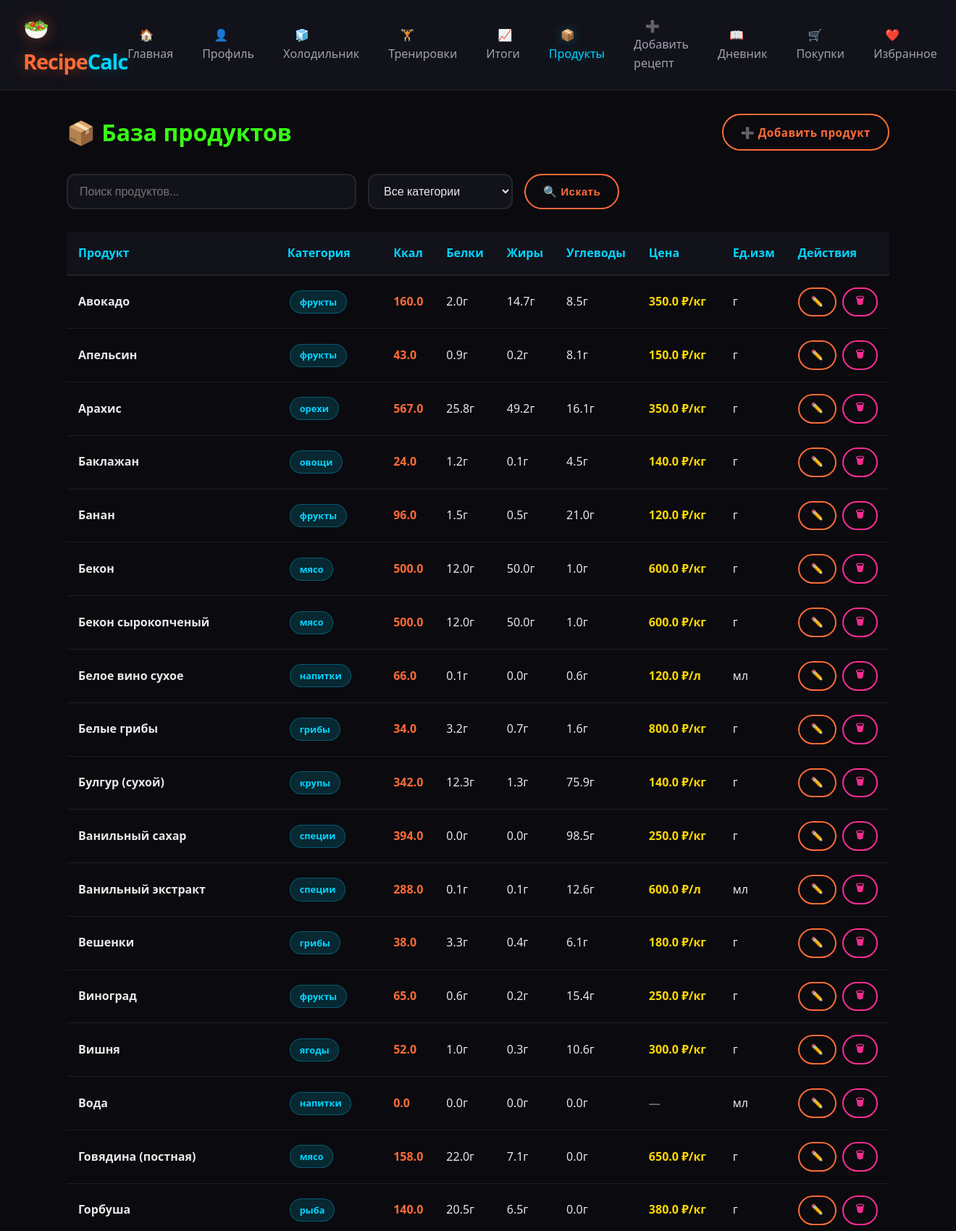
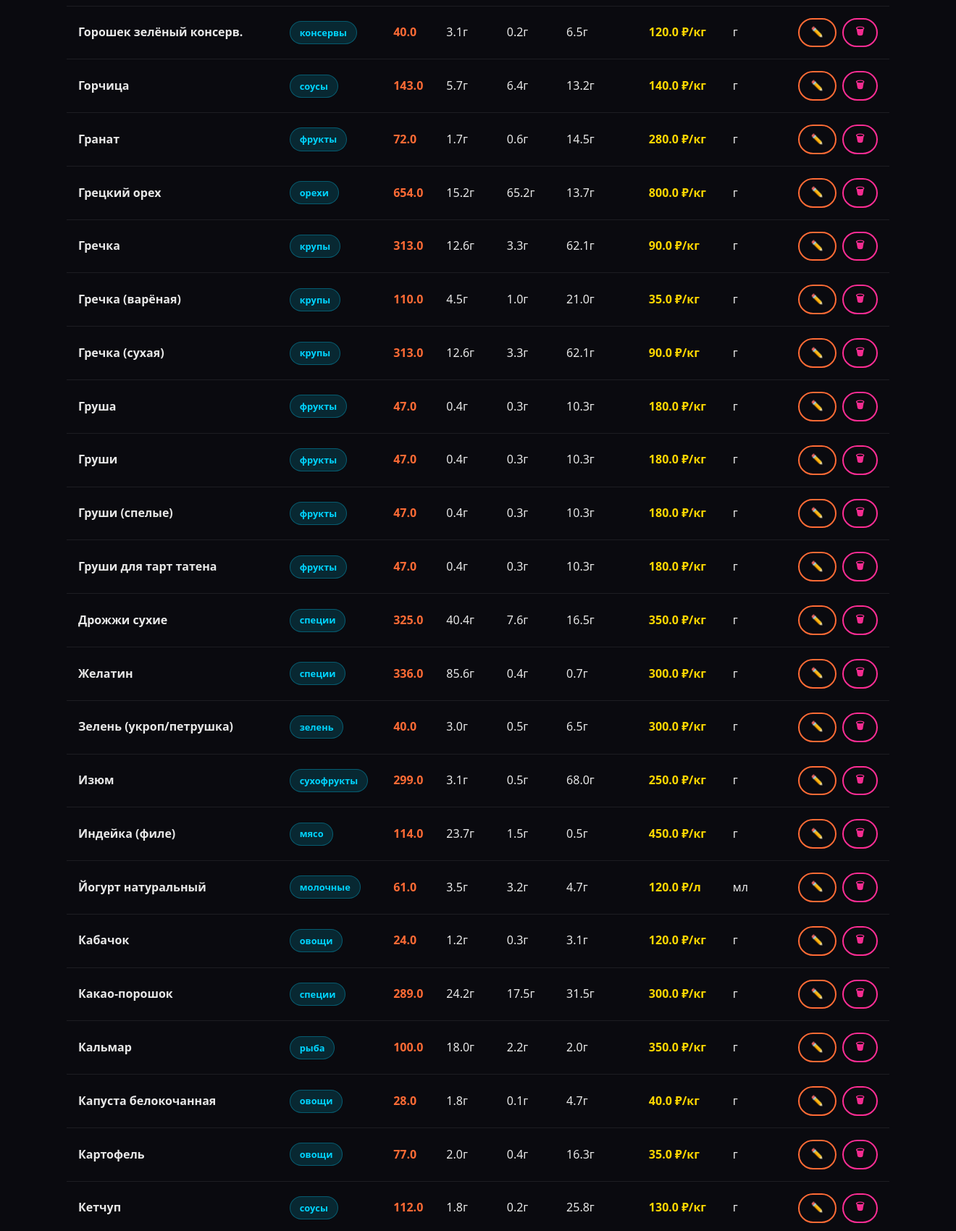
Screenshot of /products/ (upper part) with the database file from the repository (2 pictures, top to bottom).
### models.py (models this page shows, shortened)
class Product(db.Model):
    id = db.Column(db.Integer, primary_key=True)
    name = db.Column(db.String(200), nullable=False, unique=True)
    calories = db.Column(db.Float, default=0.0)
    proteins = db.Column(db.Float, default=0.0)
    fats = db.Column(db.Float, default=0.0)
    carbs = db.Column(db.Float, default=0.0)
    category = db.Column(db.String(100), default='')
    image = db.Column(db.String(300), default='')
    default_unit = db.Column(db.String(20), default='г')
    price = db.Column(db.Float, default=0.0)           # Цена
    price_unit = db.Column(db.String(20), default='кг') # ← НОВОЕ: за что цена (кг, шт, л, 100г)
    created_at = db.Column(db.DateTime, default=datetime.utcnow)

### routes/products.py (the view)
@products_bp.route('/')
def product_list():
    search_query = request.args.get('q', '')
    category_filter = request.args.get('category', '')
    query = Product.query
    if search_query:
        search_lower = search_query.lower()
        all_products = Product.query.all()
        products = [p for p in all_products if search_lower in p.name.lower()]
        if category_filter:
            products = [p for p in products if p.category == category_filter]
        products = sorted(products, key=lambda p: p.name)
    else:
        query = query.filter(Product.category == category_filter) if category_filter else query
        products = query.order_by(Product.name).all()
    categories = [row[0] for row in Product.query.with_entities(Product.category).distinct().all() if row[0]]
    return render_template('products.html',
                           products=products,
                           query=search_query,
                           categories=sorted(categories),
                           category_filter=category_filter,
                           format_price=format_price)

### templates/products.html (shortened to what this page needs)
{% extends "base.html" %}
{% block content %}
<div class="d-flex justify-content-between align-items-center mb-4">
    <h1 style="color: var(--neon-green);">📦 База продуктов</h1>
    <a href="{{ url_for('products.add_product') }}" class="btn btn-primary">
        ➕ Добавить продукт
    </a>
</div>
<div class="d-flex gap-3 mb-4 flex-wrap" style="position: relative;">
    <form action="{{ url_for('products.product_list') }}" method="GET" class="d-flex gap-2 flex-wrap" style="flex:1;">
        <input type="text" name="q" id="productSearchInput" class="form-control" placeholder="Поиск продуктов..."
               value="{{ query }}" style="max-width:400px;" autocomplete="off">
        <select name="category" class="form-control" style="max-width:200px;">
            <option value="">Все категории</option>
        </select>
        <button type="submit" class="btn btn-primary">🔍 Искать</button>
    </form>
</div>
<div class="table-container">
    <table>
        <thead>
            <tr>
                <th>Продукт</th>
                <th>Категория</th>
                <th>Ккал</th>
                <th>Белки</th>
                <th>Жиры</th>
                <th>Углеводы</th>
                <th>Цена</th>
                <th>Ед.изм</th>
                <th>Действия</th>
            </tr>
        </thead>
        <tbody>
            {% if products %}
                {% for product in products %}
                <tr>
                    <td>
                        <strong>{{ product.name }}</strong>
                    </td>
                    <td>
                        {% if product.category %}
                        <span class="badge badge-primary">{{ product.category }}</span>
                        {% endif %}
                    </td>
                    <td style="color: var(--neon-orange); font-weight:600;">{{ product.calories }}</td>
                    <td>{{ product.proteins }}г</td>
                    <td>{{ product.fats }}г</td>
                    <td>{{ product.carbs }}г</td>
                    <td style="color: #ffd700; font-weight:600;">
                        {% if product.price and product.price > 0 %}
                            {{ product.price }} ₽/{{ product.price_unit or 'кг' }}
                        {% else %}
                            <span style="color: var(--text-muted);">—</span>
                        {% endif %}
                    </td>
                    <td>{{ product.default_unit }}</td>
                    <td>
                        <div class="d-flex gap-1">
                            <a href="{{ url_for('products.edit_product', product_id=product.id) }}"
                               class="btn btn-primary btn-sm">✏️</a>
                            <form action="{{ url_for('products.delete_product', product_id=product.id) }}"
                                  method="POST" data-confirm="Удалить продукт «{{ product.name }}»?"
                                  style="display:inline;">
                                <button type="submit" class="btn btn-danger btn-sm">🗑</button>
                            </form>
                        </div>
                    </td>
                </tr>
                {% endfor %}
            {% endif %}
        </tbody>
    </table>
</div>
{% endblock %}

### static/css/style.css (style rules this page uses)
:root { --bg-primary: #0a0a0f; --bg-secondary: #12121a; --bg-card: #1a1a24; --bg-card-hover: #222230; --neon-orange: #ff6b35; --neon-orange-glow: rgba(255, 107, 53, 0.4); --neon-green: #39ff14; --neon-green-glow: rgba(57, 255, 20, 0.3); --neon-blue: #00d4ff; --neon-blue-glow: rgba(0, 212, 255, 0.3); --neon-pink: #ff2d95; --neon-pink-glow: rgba(255, 45, 149, 0.3); --neon-yellow: #ffd700; --text-primary: #e8e8e8; --text-secondary: #a0a0b0; --text-muted: #6a6a7a; --border-color: rgba(255, 255, 255, 0.08); --success: #39ff14; --warning: #ffd700; --danger: #ff2d95; --radius-sm: 8px; --radius-md: 12px; --radius-lg: 20px; --radius-xl: 28px; --transition: all 0.3s cubic-bezier(0.4, 0, 0.2, 1); }
* { margin: 0; padding: 0; box-sizing: border-box; }
body { font-family: 'Segoe UI', system-ui, -apple-system, sans-serif; background: var(--bg-primary); color: var(--text-primary); line-height: 1.6; min-height: 100vh; }
.btn { display: inline-block; padding: 0.7rem 1.5rem; border: 2px solid transparent; border-radius: var(--radius-xl); font-weight: 600; text-decoration: none; cursor: pointer; transition: var(--transition); font-size: 0.95rem; letter-spacing: 0.5px; }
.btn-primary { background: transparent; border-color: var(--neon-orange); color: var(--neon-orange); }
.btn-danger { background: transparent; border-color: var(--danger); color: var(--danger); }
.btn-sm { padding: 0.4rem 1rem; font-size: 0.85rem; }
.form-control { width: 100%; padding: 0.8rem 1rem; background: var(--bg-secondary); border: 2px solid var(--border-color); border-radius: var(--radius-md); color: var(--text-primary); font-size: 1rem; transition: var(--transition); }
select.form-control { cursor: pointer; }
.badge { display: inline-block; padding: 0.3rem 0.8rem; border-radius: 20px; font-size: 0.8rem; font-weight: 600; margin: 0.2rem; }
.badge-primary { background: rgba(0, 212, 255, 0.15); color: var(--neon-blue); border: 1px solid rgba(0, 212, 255, 0.3); }
.table-container { overflow-x: auto; }
table { width: 100%; border-collapse: collapse; }
th { background: var(--bg-secondary); padding: 1rem; text-align: left; font-weight: 700; color: var(--neon-blue); border-bottom: 2px solid var(--border-color); }
td { padding: 1rem; border-bottom: 1px solid var(--border-color); }
.mb-4 { margin-bottom: 2rem; }
.d-flex { display: flex; }
.align-items-center { align-items: center; }
.justify-content-between { justify-content: space-between; }
.gap-1 { gap: 0.5rem; }
.gap-2 { gap: 1rem; }
.gap-3 { gap: 1.5rem; }
.flex-wrap { flex-wrap: wrap; }

### rows the page displays
Product: name "Авокадо", category "фрукты", calories "160.0", proteins "2.0", fats "14.7", carbs "8.5", price "350.0", price_unit "кг", default_unit "г"
Product: name "Апельсин", category "фрукты", calories "43.0", proteins "0.9", fats "0.2", carbs "8.1", price "150.0", price_unit "кг", default_unit "г"
Product: name "Арахис", category "орехи", calories "567.0", proteins "25.8", fats "49.2", carbs "16.1", price "350.0", price_unit "кг", default_unit "г"
Product: name "Баклажан", category "овощи", calories "24.0", proteins "1.2", fats "0.1", carbs "4.5", price "140.0", price_unit "кг", default_unit "г"
Product: name "Банан", category "фрукты", calories "96.0", proteins "1.5", fats "0.5", carbs "21.0", price "120.0", price_unit "кг", default_unit "г"
Product: name "Бекон", category "мясо", calories "500.0", proteins "12.0", fats "50.0", carbs "1.0", price "600.0", price_unit "кг", default_unit "г"
Product: name "Бекон сырокопченый", category "мясо", calories "500.0", proteins "12.0", fats "50.0", carbs "1.0", price "600.0", price_unit "кг", default_unit "г"
Product: name "Белое вино сухое", category "напитки", calories "66.0", proteins "0.1", fats "0.0", carbs "0.6", price "120.0", price_unit "л", default_unit "мл"
Product: name "Белые грибы", category "грибы", calories "34.0", proteins "3.2", fats "0.7", carbs "1.6", price "800.0", price_unit "кг", default_unit "г"
Product: name "Булгур (сухой)", category "крупы", calories "342.0", proteins "12.3", fats "1.3", carbs "75.9", price "140.0", price_unit "кг", default_unit "г"
Product: name "Ванильный сахар", category "специи", calories "394.0", proteins "0.0", fats "0.0", carbs "98.5", price "250.0", price_unit "кг", default_unit "г"
Product: name "Ванильный экстракт", category "специи", calories "288.0", proteins "0.1", fats "0.1", carbs "12.6", price "600.0", price_unit "л", default_unit "мл"
Product: name "Вешенки", category "грибы", calories "38.0", proteins "3.3", fats "0.4", carbs "6.1", price "180.0", price_unit "кг", default_unit "г"
Product: name "Виноград", category "фрукты", calories "65.0", proteins "0.6", fats "0.2", carbs "15.4", price "250.0", price_unit "кг", default_unit "г"
Product: name "Вишня", category "ягоды", calories "52.0", proteins "1.0", fats "0.3", carbs "10.6", price "300.0", price_unit "кг", default_unit "г"
Product: name "Вода", category "напитки", calories "0.0", proteins "0.0", fats "0.0", carbs "0.0", default_unit "мл"
Product: name "Говядина (постная)", category "мясо", calories "158.0", proteins "22.0", fats "7.1", carbs "0.0", price "650.0", price_unit "кг", default_unit "г"
Product: name "Горбуша", category "рыба", calories "140.0", proteins "20.5", fats "6.5", carbs "0.0", price "380.0", price_unit "кг", default_unit "г"
Product: name "Горошек зелёный консерв.", category "консервы", calories "40.0", proteins "3.1", fats "0.2", carbs "6.5", price "120.0", price_unit "кг", default_unit "г"
Product: name "Горчица", category "соусы", calories "143.0", proteins "5.7", fats "6.4", carbs "13.2", price "140.0", price_unit "кг", default_unit "г"
Product: name "Гранат", category "фрукты", calories "72.0", proteins "1.7", fats "0.6", carbs "14.5", price "280.0", price_unit "кг", default_unit "г"
Product: name "Грецкий орех", category "орехи", calories "654.0", proteins "15.2", fats "65.2", carbs "13.7", price "800.0", price_unit "кг", default_unit "г"
Product: name "Гречка", category "крупы", calories "313.0", proteins "12.6", fats "3.3", carbs "62.1", price "90.0", price_unit "кг", default_unit "г"
Product: name "Гречка (варёная)", category "крупы", calories "110.0", proteins "4.5", fats "1.0", carbs "21.0", price "35.0", price_unit "кг", default_unit "г"
Product: name "Гречка (сухая)", category "крупы", calories "313.0", proteins "12.6", fats "3.3", carbs "62.1", price "90.0", price_unit "кг", default_unit "г"
Product: name "Груша", category "фрукты", calories "47.0", proteins "0.4", fats "0.3", carbs "10.3", price "180.0", price_unit "кг", default_unit "г"
Product: name "Груши", category "фрукты", calories "47.0", proteins "0.4", fats "0.3", carbs "10.3", price "180.0", price_unit "кг", default_unit "г"
Product: name "Груши (спелые)", category "фрукты", calories "47.0", proteins "0.4", fats "0.3", carbs "10.3", price "180.0", price_unit "кг", default_unit "г"
Product: name "Груши для тарт татена", category "фрукты", calories "47.0", proteins "0.4", fats "0.3", carbs "10.3", price "180.0", price_unit "кг", default_unit "г"
Product: name "Дрожжи сухие", category "специи", calories "325.0", proteins "40.4", fats "7.6", carbs "16.5", price "350.0", price_unit "кг", default_unit "г"
Product: name "Желатин", category "специи", calories "336.0", proteins "85.6", fats "0.4", carbs "0.7", price "300.0", price_unit "кг", default_unit "г"
Product: name "Зелень (укроп/петрушка)", category "зелень", calories "40.0", proteins "3.0", fats "0.5", carbs "6.5", price "300.0", price_unit "кг", default_unit "г"
Product: name "Изюм", category "сухофрукты", calories "299.0", proteins "3.1", fats "0.5", carbs "68.0", price "250.0", price_unit "кг", default_unit "г"
Product: name "Индейка (филе)", category "мясо", calories "114.0", proteins "23.7", fats "1.5", carbs "0.5", price "450.0", price_unit "кг", default_unit "г"
Product: name "Йогурт натуральный", category "молочные", calories "61.0", proteins "3.5", fats "3.2", carbs "4.7", price "120.0", price_unit "л", default_unit "мл"
Product: name "Кабачок", category "овощи", calories "24.0", proteins "1.2", fats "0.3", carbs "3.1", price "120.0", price_unit "кг", default_unit "г"
Product: name "Какао-порошок", category "специи", calories "289.0", proteins "24.2", fats "17.5", carbs "31.5", price "300.0", price_unit "кг", default_unit "г"
Product: name "Кальмар", category "рыба", calories "100.0", proteins "18.0", fats "2.2", carbs "2.0", price "350.0", price_unit "кг", default_unit "г"
Product: name "Капуста белокочанная", category "овощи", calories "28.0", proteins "1.8", fats "0.1", carbs "4.7", price "40.0", price_unit "кг", default_unit "г"
Product: name "Картофель", category "овощи", calories "77.0", proteins "2.0", fats "0.4", carbs "16.3", price "35.0", price_unit "кг", default_unit "г"
Product: name "Кетчуп", category "соусы", calories "112.0", proteins "1.8", fats "0.2", carbs "25.8", price "130.0", price_unit "кг", default_unit "г"
